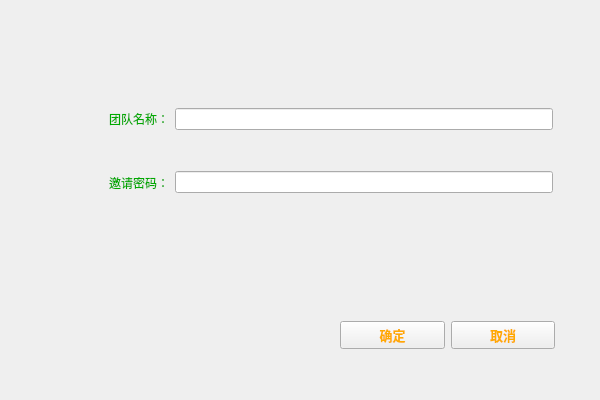
<?xml version="1.0" encoding="UTF-8"?>
<ui version="4.0">
 <class>jointeam</class>
 <widget class="QWidget" name="jointeam">
  <property name="geometry">
   <rect>
    <x>0</x>
    <y>0</y>
    <width>600</width>
    <height>400</height>
   </rect>
  </property>
  <property name="windowTitle">
   <string>SuperCalendar-加入团队</string>
  </property>
  <widget class="QWidget" name="widget_5" native="true">
   <property name="geometry">
    <rect>
     <x>0</x>
     <y>0</y>
     <width>600</width>
     <height>400</height>
    </rect>
   </property>
   <property name="styleSheet">
    <string notr="true">#widget_5{border-image: url(:/res/img13.jpg);}</string>
   </property>
   <widget class="QWidget" name="widget_3" native="true">
    <property name="geometry">
     <rect>
      <x>100</x>
      <y>90</y>
      <width>462</width>
      <height>121</height>
     </rect>
    </property>
    <layout class="QVBoxLayout" name="verticalLayout">
     <item>
      <widget class="QWidget" name="widget" native="true">
       <property name="styleSheet">
        <string notr="true">color: rgb(0, 170, 0);</string>
       </property>
       <layout class="QHBoxLayout" name="horizontalLayout_2">
        <item>
         <widget class="QLabel" name="label">
          <property name="text">
           <string>团队名称：</string>
          </property>
         </widget>
        </item>
        <item>
         <widget class="QLineEdit" name="name"/>
        </item>
       </layout>
      </widget>
     </item>
     <item>
      <widget class="QWidget" name="widget_2" native="true">
       <property name="styleSheet">
        <string notr="true">color: rgb(0, 170, 0);</string>
       </property>
       <layout class="QHBoxLayout" name="horizontalLayout">
        <item>
         <widget class="QLabel" name="label_2">
          <property name="text">
           <string>邀请密码：</string>
          </property>
         </widget>
        </item>
        <item>
         <widget class="QLineEdit" name="password">
          <property name="echoMode">
           <enum>QLineEdit::Password</enum>
          </property>
         </widget>
        </item>
       </layout>
      </widget>
     </item>
    </layout>
   </widget>
   <widget class="QWidget" name="widget_4" native="true">
    <property name="geometry">
     <rect>
      <x>340</x>
      <y>310</y>
      <width>215</width>
      <height>50</height>
     </rect>
    </property>
    <layout class="QHBoxLayout" name="horizontalLayout_3">
     <item>
      <widget class="QPushButton" name="ok">
       <property name="font">
        <font>
         <pointsize>10</pointsize>
         <bold>true</bold>
        </font>
       </property>
       <property name="styleSheet">
        <string notr="true">color: rgb(255, 170, 0);</string>
       </property>
       <property name="text">
        <string>确定</string>
       </property>
      </widget>
     </item>
     <item>
      <widget class="QPushButton" name="cancel">
       <property name="font">
        <font>
         <pointsize>10</pointsize>
         <bold>true</bold>
        </font>
       </property>
       <property name="styleSheet">
        <string notr="true">color: rgb(255, 170, 0);</string>
       </property>
       <property name="text">
        <string>取消</string>
       </property>
      </widget>
     </item>
    </layout>
   </widget>
  </widget>
 </widget>
 <resources/>
 <connections/>
</ui>
